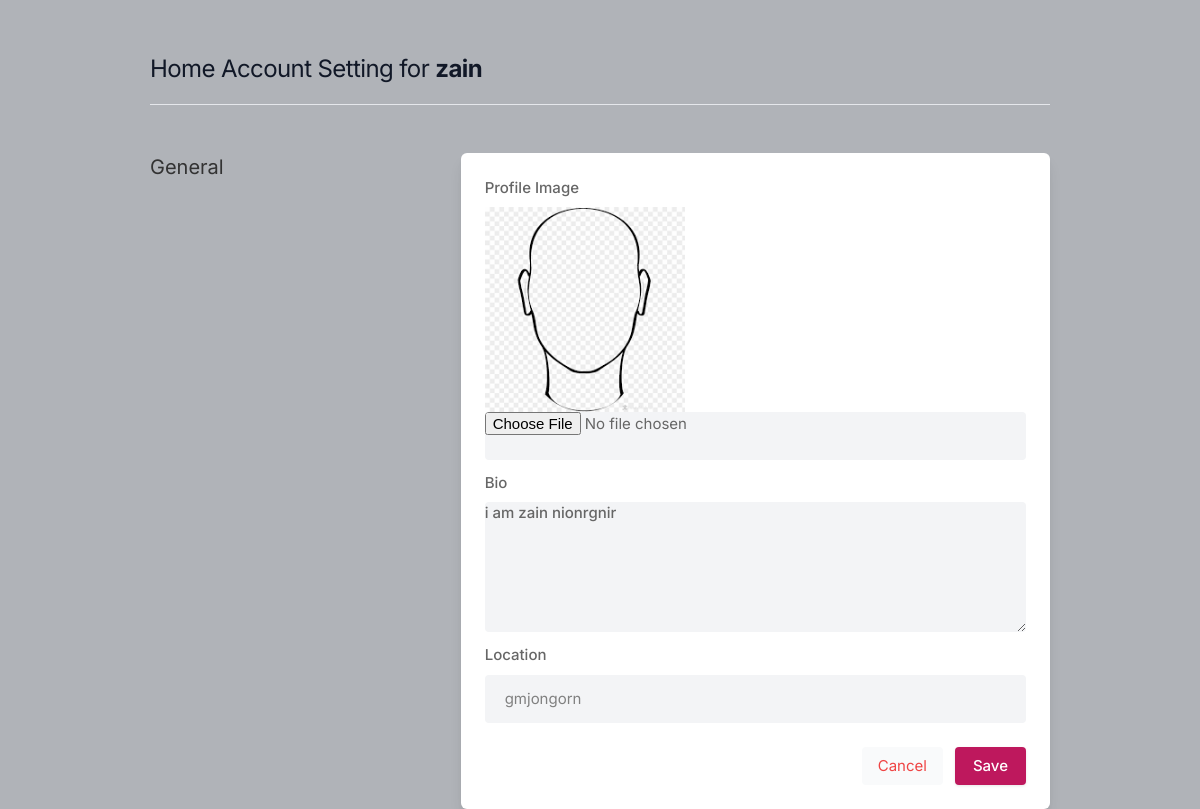
The app's page /Setting (signed in), older data.
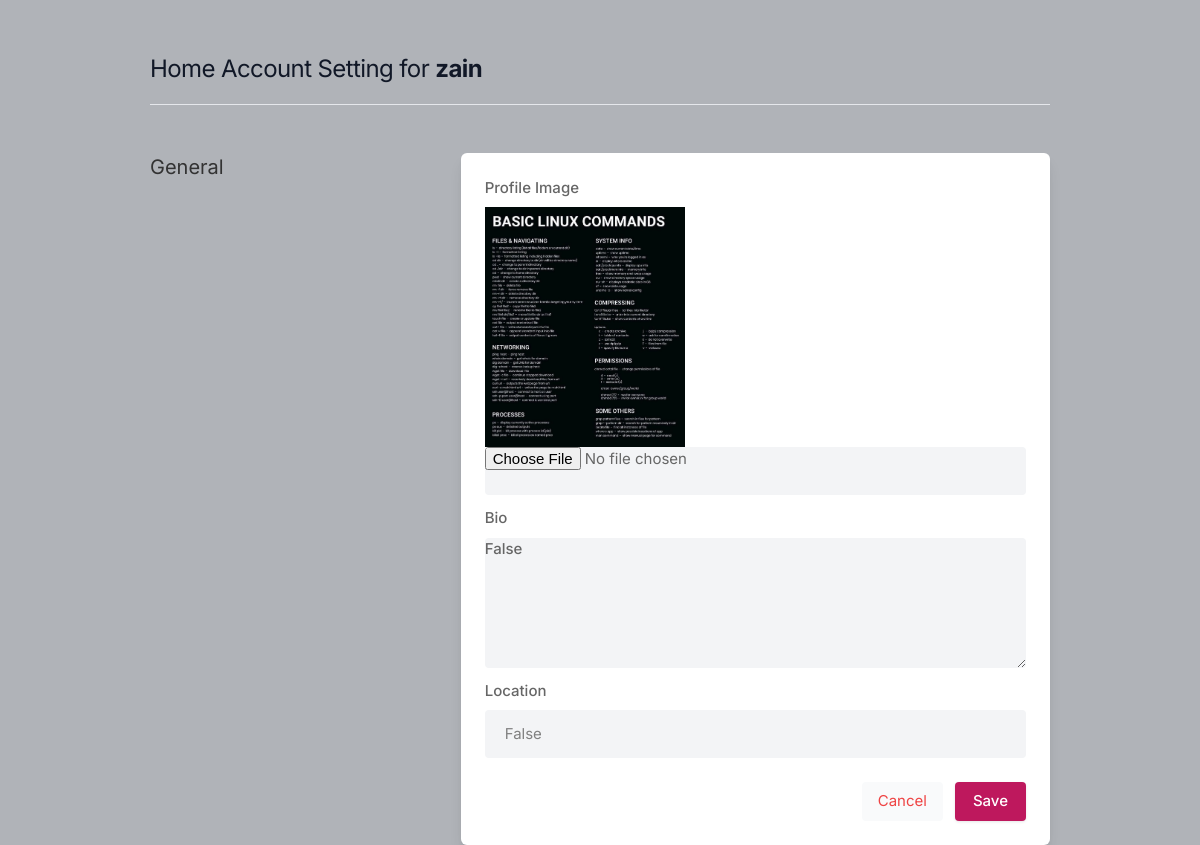
The same page, newer data.
### core/models.py (models this page shows, shortened)
class Profile(models.Model):
    user = models.ForeignKey(User, on_delete=models.CASCADE)
    id_user = models.IntegerField()
    bio = models.CharField(max_length=500, blank=True)
    profile_img = models.ImageField(upload_to='Profile_images', default='blank-profile.png')
    location = models.CharField(max_length=500, blank=True)

### core/views.py (the view, shortened to what this page needs)
# urls.py: path('Setting', views.setting, name='setting'),
@login_required(login_url='sign_in')
def setting(request):
    User_Profile = Profile.objects.get(user=request.user)
    return render(request, 'setting.html', {'User_Profile': User_Profile})

### templates/setting.html (shortened to what this page needs)
{% load static %}
<!DOCTYPE html>
<html lang="en">
<head>
    <link rel="stylesheet" href="{% static 'assets/css/icons.css' %}">
    <link rel="stylesheet" href="{% static 'assets/css/uikit.css' %}">
    <link rel="stylesheet" href="{% static 'assets/css/style.css' %}">
    <link rel="stylesheet" href="{% static 'assets/css/tailwind.css' %}">
</head>
<body>
            <div class="container m-auto">
                <h1 class="text-2xl leading-none text-gray-900 tracking-tight mt-3"> <a href = '/'> Home Account Setting for <b>{{user.username}}</b> </a> </h1>
                <br>
                <hr>
                <div class="grid lg:grid-cols-3 mt-12 gap-8">
                    <div>
                        <h3 class="text-xl mb-2"> General </h3>
                    </div>
                    <div class="bg-white rounded-md lg:shadow-lg shadow col-span-2">
                        <form action="" method="POST" enctype="multipart/form-data">
                       <div class="grid grid-cols-2 gap-3 lg:p-6 p-4">
                                <div class="col-span-2">
                                <label for=""> Profile Image</label>
                                    <img width="200" height="200" src="{{User_Profile.profile_img}}"/>
                                <input type="file" value="" name ='image' placeholder="Profile Image" class="shadow-none bg-gray-100">
                            </div>
                            <div class="col-span-2">
                                <label for="about">Bio</label>
                                <textarea id="about" name="bio" rows="3"  class="shadow-none bg-gray-100">{{User_Profile.bio}}</textarea>
                            </div>
                            <div class="col-span-2">
                                <label for=""> Location</label>
                                <input type="text" name ='location' value = "{{User_Profile.location}}" placeholder="" class="shadow-none bg-gray-100">
                            </div>
                       </div>
                       <div class="bg-gray-10 p-6 pt-0 flex justify-end space-x-3">
                           <button class="p-2 px-4 rounded bg-gray-50 text-red-500"> <a href="/"> Cancel</a> </button>
                           <button type="submit" class="button bg-blue-700"> Save </button>
                       </div>
                     </form>
                    </div>
                </div>
</body>
</html>

Row changes from the older to the newer data that the page shows:
changed Profile: profile_img: picture added in place of a placeholder; bio "i am zain nionrgnir" → "False"; location "gmjongorn" → "False"
